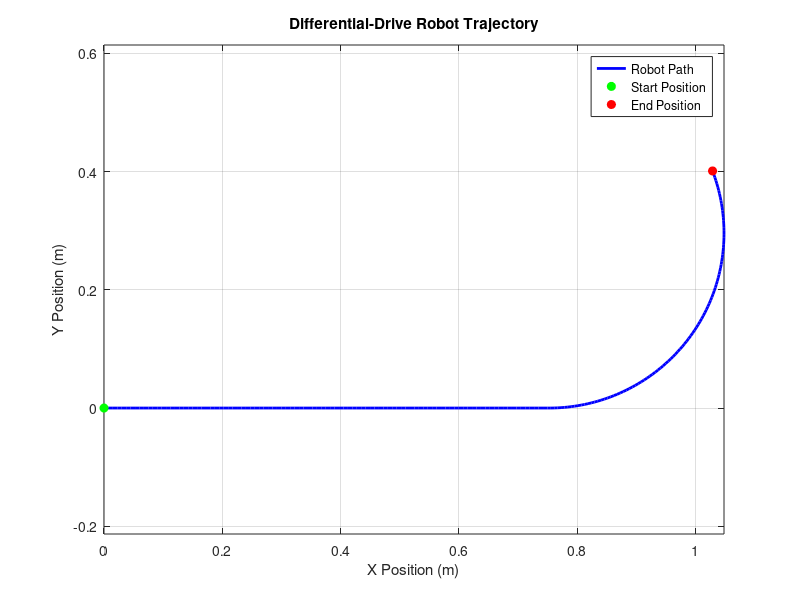
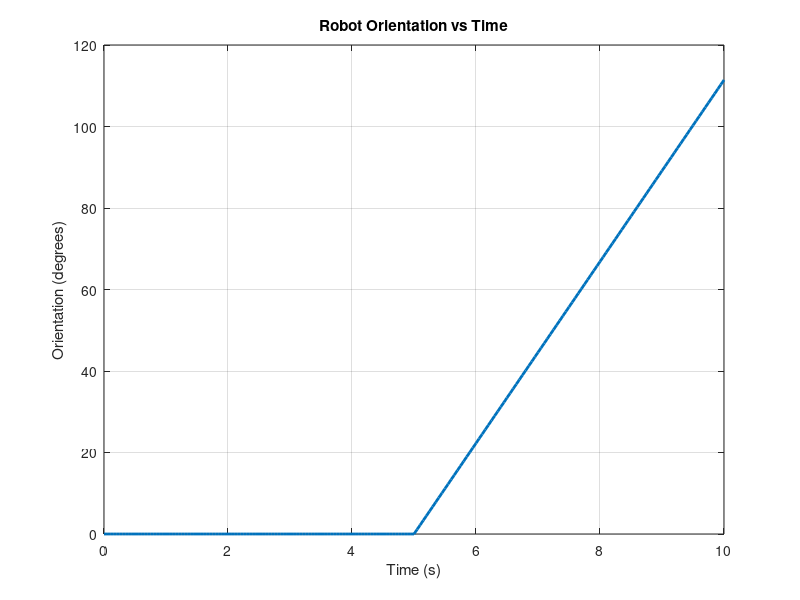

Source code (MATLAB) for these figures, in order:

clc;
clear;
close all;

% Differential-drive mobile robot simulation

% Robot parameters
wheelBase = 0.18;       % Distance between left and right wheels (m)
dt = 0.05;              % Time step (s)
totalTime = 10;         % Simulation duration (s)

time = 0:dt:totalTime;
N = length(time);

% Robot pose
x = zeros(1, N);
y = zeros(1, N);
theta = zeros(1, N);

% Wheel linear velocities (m/s)
vLeft = zeros(1, N);
vRight = zeros(1, N);

% First 5 seconds: straight movement
% Next 5 seconds: turning
for k = 1:N

    if time(k) < 5
        vLeft(k) = 0.15;
        vRight(k) = 0.15;
    else
        vLeft(k) = 0.08;
        vRight(k) = 0.15;
    end

end

% Simulate robot movement
for k = 1:N-1

    % Linear velocity of robot
    v = (vRight(k) + vLeft(k)) / 2;

    % Angular velocity of robot
    omega = (vRight(k) - vLeft(k)) / wheelBase;

    % Update robot position
    x(k+1) = x(k) + v * cos(theta(k)) * dt;
    y(k+1) = y(k) + v * sin(theta(k)) * dt;

    % Update robot orientation
    theta(k+1) = theta(k) + omega * dt;

end

% Plot robot trajectory
figure;

plot(x, y, 'b-', 'LineWidth', 2);
hold on;

plot(x(1), y(1), 'go', 'MarkerFaceColor', 'g');
plot(x(end), y(end), 'ro', 'MarkerFaceColor', 'r');

xlabel('X Position (m)');
ylabel('Y Position (m)');
title('Differential-Drive Robot Trajectory');

legend('Robot Path', 'Start Position', 'End Position');
axis equal;
grid on;

% Plot robot orientation over time
figure;

plot(time, theta * 180 / pi, 'LineWidth', 2);

xlabel('Time (s)');
ylabel('Orientation (degrees)');
title('Robot Orientation vs Time');
grid on;

% Display final pose
fprintf('Final X Position: %.3f m\n', x(end));
fprintf('Final Y Position: %.3f m\n', y(end));
fprintf('Final Orientation: %.2f degrees\n', ...
    theta(end) * 180 / pi);
